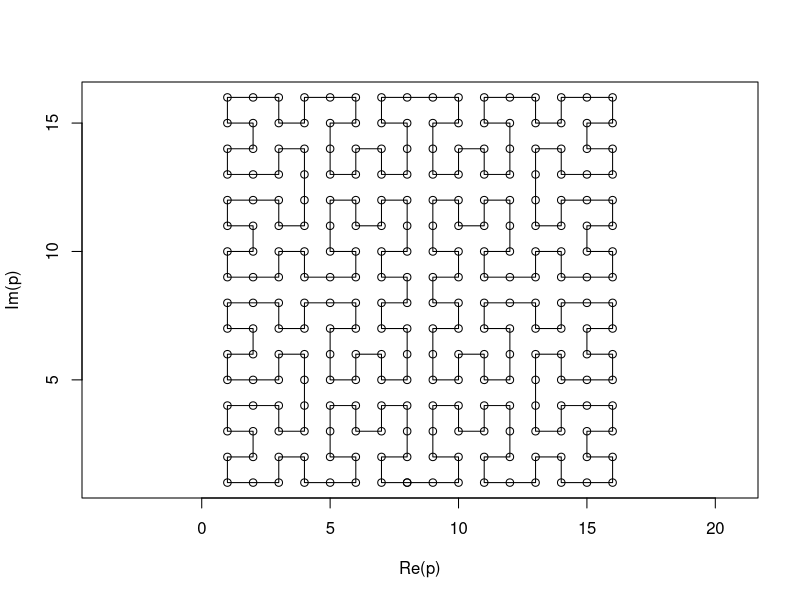

This figure's R source:
# Copyright (C) 2019 Sebastian Henz
#
# This program is free software: you can redistribute it and/or modify
# it under the terms of the GNU General Public License as published by
# the Free Software Foundation, either version 3 of the License, or
# (at your option) any later version.
#
# This program is distributed in the hope that it will be useful,
# but WITHOUT ANY WARRANTY; without even the implied warranty of
# MERCHANTABILITY or FITNESS FOR A PARTICULAR PURPOSE.  See the
# GNU General Public License for more details.
#
# You should have received a copy of the GNU General Public License
# along with this program. If not, see <https://www.gnu.org/licenses/>.

p_str <- "
x,y
8,1
7,1
7,2
8,2
8,3
8,4
7,4
7,3
6,3
6,4
5,4
5,3
5,2
6,2
6,1
5,1
4,1
4,2
3,2
3,1
2,1
1,1
1,2
2,2
2,3
1,3
1,4
2,4
3,4
3,3
4,3
4,4
4,5
4,6
3,6
3,5
2,5
1,5
1,6
2,6
2,7
1,7
1,8
2,8
3,8
3,7
4,7
4,8
5,8
6,8
6,7
5,7
5,6
5,5
6,5
6,6
7,6
7,5
8,5
8,6
8,7
7,7
7,8
8,8
"
p <- read.csv(text = p_str, header = TRUE)
p <- p$x + p$y * 1i
p <- c(p, p + 8i)
p <- c(p, rev(p + (8 - Re(p)) * 2 + 1))
p <- c(p, p[1])
plot(p, type = "o", asp = 1)
# For the rest see H_curve.R
